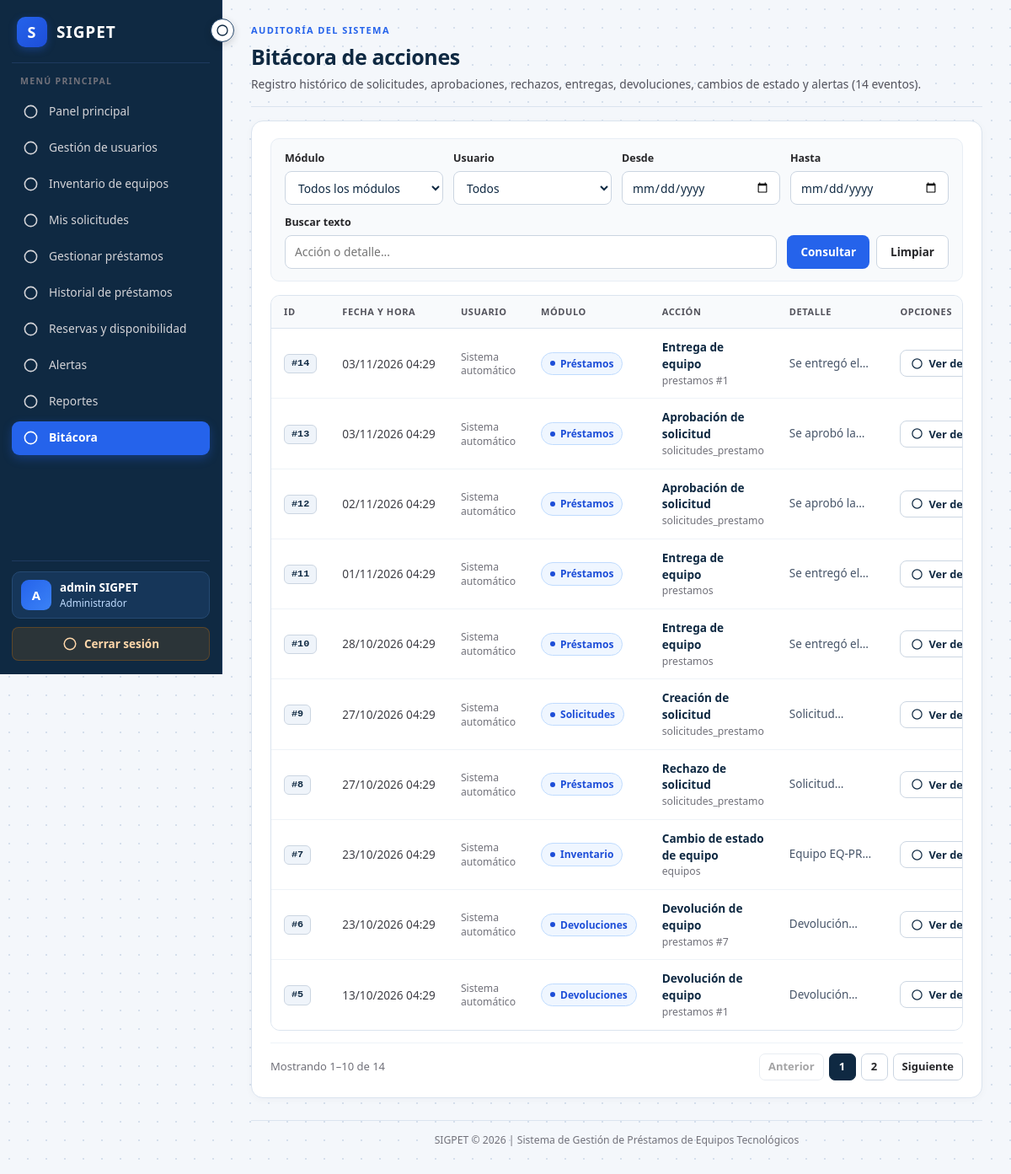
The app's page /bitacora/listar.php (signed in) with its own data.
### tables this page shows
CREATE TABLE `bitacora` (
  `id_bitacora` int(11) NOT NULL,
  `id_usuario` int(11) DEFAULT NULL,
  `modulo` varchar(50) NOT NULL,
  `accion` varchar(80) NOT NULL,
  `entidad` varchar(50) NOT NULL,
  `id_entidad` int(11) DEFAULT NULL,
  `detalle` varchar(1000) NOT NULL,
  `fecha_registro` timestamp NOT NULL DEFAULT current_timestamp()
);

### bitacora/listar.php (the view, shortened to what this page needs)
<?php
require_once __DIR__ . '/../config/conexion.php';
$busqueda = trim($_GET['buscar'] ?? '');
$fechaDesde = trim($_GET['fecha_desde'] ?? '');
$fechaHasta = trim($_GET['fecha_hasta'] ?? '');
$sqlWhere = " WHERE 1 = 1";
$tiposBind = '';
$params = [];
$sqlCount = "SELECT COUNT(*) AS total FROM bitacora b" . $sqlWhere;
$stmtCount = $conexion->prepare($sqlCount);
$stmtCount->execute();
$totalFiltrados = (int)$stmtCount->get_result()->fetch_assoc()['total'];
$porPagina = 10;
$totalPaginas = max(1, (int)ceil($totalFiltrados / $porPagina));
$paginaActual = max(1, min($totalPaginas, (int)($_GET['pagina'] ?? 1)));
$offset = ($paginaActual - 1) * $porPagina;
$sql = "SELECT
        b.id_bitacora,
        b.id_usuario,
        b.modulo,
        b.accion,
        b.entidad,
        b.id_entidad,
        b.detalle,
        b.fecha_registro,
        u.nombres,
        u.apellidos,
        r.nombre_rol
     FROM bitacora b
     LEFT JOIN usuarios u ON u.id_usuario = b.id_usuario
     LEFT JOIN roles r ON r.id_rol = u.id_rol"
    . $sqlWhere
    . " ORDER BY b.id_bitacora DESC LIMIT ? OFFSET ?";
$stmt = $conexion->prepare($sql);
$tiposConPag = $tiposBind . 'ii';
$paramsConPag = array_merge($params, [$porPagina, $offset]);
$stmt->bind_param($tiposConPag, ...$paramsConPag);
$stmt->execute();
$registros = $stmt->get_result()->fetch_all(MYSQLI_ASSOC);
function urlBitacoraPagina(int $pag): string
{
    $q = array_merge($_GET, ['pagina' => $pag]);
    return 'listar.php?' . http_build_query($q);
}
?>
<!DOCTYPE html>
<html lang="es">
<head>
    <link rel="stylesheet" href="../CSS/base.css">
    <link rel="stylesheet" href="../CSS/dashboard.css">
    <link rel="stylesheet" href="../CSS/inventario.css">
    <link rel="stylesheet" href="../CSS/prestamos.css">
</head>
<body class="dashboard-body">
<div class="dashboard-layout">
<?php $rutaBase = '../'; $paginaActiva = 'bitacora'; require __DIR__ . '/../includes/sidebar.php'; ?>
<main class="dashboard-main">
    <header class="dashboard-header">
        <div>
            <span class="header-subtitle">AUDITORÍA DEL SISTEMA</span>
            <h1>Bitácora de acciones</h1>
            <p class="header-desc">Registro histórico de solicitudes, aprobaciones, rechazos, entregas, devoluciones, cambios de estado y alertas (<?= $totalFiltrados ?> evento<?= $totalFiltrados === 1 ? '' : 's' ?>).</p>
        </div>
    </header>
    <section class="inventory-container">
        <form method="GET" action="listar.php" class="loan-filter">
            <div>
                <label for="modulo">Módulo</label>
                <select id="modulo" name="modulo">
                    <option value="">Todos los módulos</option>
                </select>
            </div>
            <div>
                <label for="id_usuario">Usuario</label>
                <select id="id_usuario" name="id_usuario">
                    <option value="">Todos</option>
                </select>
            </div>
            <div>
                <label for="fecha_desde">Desde</label>
                <input id="fecha_desde" name="fecha_desde" type="date" value="<?= htmlspecialchars($fechaDesde) ?>">
            </div>
            <div>
                <label for="fecha_hasta">Hasta</label>
                <input id="fecha_hasta" name="fecha_hasta" type="date" value="<?= htmlspecialchars($fechaHasta) ?>">
            </div>
            <div>
                <label for="buscar">Buscar texto</label>
                <input id="buscar" name="buscar" type="text" placeholder="Acción o detalle..." value="<?= htmlspecialchars($busqueda) ?>">
            </div>
            <div class="action-buttons">
                <button type="submit" class="filter-button">Consultar</button>
                <a href="listar.php" class="action-button">Limpiar</a>
            </div>
        </form>
        <div class="table-responsive">
            <table class="inventory-table">
                <thead>
                    <tr>
                        <th>ID</th>
                        <th>Fecha y hora</th>
                        <th>Usuario</th>
                        <th>Módulo</th>
                        <th>Acción</th>
                        <th>Detalle</th>
                        <th>Opciones</th>
                    </tr>
                </thead>
                <tbody>
                <?php if (!empty($registros)): ?>
                    <?php foreach ($registros as $reg): ?>
                        <?php
                        $actorTexto = !empty($reg['nombres'])
                            ? trim($reg['nombres'] . ' ' . $reg['apellidos'] . (!empty($reg['nombre_rol']) ? ' · ' . $reg['nombre_rol'] : ''))
                            : 'Sistema automático';
                        $entidadTexto = trim((string) ($reg['entidad'] ?? '') . ($reg['id_entidad'] ? ' #' . (int) $reg['id_entidad'] : ''));
                        $payloadBitacora = [
                            'eyebrow'  => 'Registro de bitácora #' . (int) $reg['id_bitacora'],
                            'title'    => (string) $reg['accion'],
                            'subtitle' => $reg['modulo'] . ($entidadTexto !== '' ? ' · ' . $entidadTexto : ''),
                            'badge'    => [
                                'label' => (string) $reg['modulo'],
                                'tone'  => 'info',
                            ],
                            'meta'     => [
                                [
                                    'label' => 'Fecha y hora',
                                    'value' => date('d/m/Y H:i:s', strtotime($reg['fecha_registro'])),
                                ],
                                [
                                    'label' => 'Usuario responsable',
                                    'value' => $actorTexto,
                                ],
                                [
                                    'label' => 'Módulo',
                                    'value' => (string) $reg['modulo'],
                                ],
                                [
                                    'label' => 'Entidad afectada',
                                    'value' => $entidadTexto !== '' ? $entidadTexto : 'General',
                                ],
                            ],
                            'sections' => [
                                [
                                    'label' => 'Detalle completo del evento',
                                    'text'  => (string) $reg['detalle'],
                                ],
                            ],
                        ];
                        $detalleJson = htmlspecialchars(
                            json_encode($payloadBitacora, JSON_UNESCAPED_UNICODE | JSON_HEX_TAG | JSON_HEX_APOS | JSON_HEX_QUOT | JSON_HEX_AMP),
                            ENT_QUOTES,
                            'UTF-8'
                        );
                        ?>
                        <tr class="sigpet-row-clickable" data-detail="<?= $detalleJson ?>">
                            <td><span class="sigpet-equip-tag">#<?= (int)$reg['id_bitacora'] ?></span></td>
                            <td style="white-space:nowrap;"><?= htmlspecialchars(date('d/m/Y H:i', strtotime($reg['fecha_registro']))) ?></td>
                            <td>
                                <?php if (!empty($reg['nombres'])): ?>
                                    <strong><?= htmlspecialchars($reg['nombres'] . ' ' . $reg['apellidos']) ?></strong>
                                    <small class="table-subtext"><?= htmlspecialchars($reg['nombre_rol'] ?? '') ?></small>
                                <?php else: ?>
                                    <span class="table-subtext">Sistema automático</span>
                                <?php endif; ?>
                            </td>
                            <td><span class="loan-status status-prestado"><?= htmlspecialchars($reg['modulo']) ?></span></td>
                            <td>
                                <strong><?= htmlspecialchars($reg['accion']) ?></strong>
                                <small class="table-subtext"><?= htmlspecialchars($reg['entidad']) ?><?= $reg['id_entidad'] ? ' #' . (int)$reg['id_entidad'] : '' ?></small>
                            </td>
                            <td><span class="sigpet-cell-clamp"><?= htmlspecialchars($reg['detalle']) ?></span></td>
                            <td>
                                <button type="button" class="sigpet-detail-btn sigpet-detail-trigger" aria-label="Ver detalle del registro #<?= (int)$reg['id_bitacora'] ?>">
                                    <?= sigpetIcono('eye', 15) ?>
                                    <span>Ver detalle</span>
                                </button>
                            </td>
                        </tr>
                    <?php endforeach; ?>
                <?php else: ?>
                    <tr><td colspan="7" class="empty-table">No hay registros de bitácora con los filtros indicados.</td></tr>
                <?php endif; ?>
                </tbody>
            </table>
        </div>
        <?php if ($totalPaginas > 1): ?>
            <div class="sigpet-pagination">
                <span>Mostrando <?= $offset + 1 ?>–<?= min($offset + $porPagina, $totalFiltrados) ?> de <?= $totalFiltrados ?></span>
                <div class="sigpet-page-links">
                    <a class="sigpet-page-link <?= $paginaActual <= 1 ? 'disabled' : '' ?>" href="<?= htmlspecialchars(urlBitacoraPagina(max(1, $paginaActual - 1))) ?>">Anterior</a>
                    <?php for ($p = 1; $p <= $totalPaginas; $p++): ?>
                        <?php if ($p === 1 || $p === $totalPaginas || abs($p - $paginaActual) <= 2): ?>
                            <a class="sigpet-page-link <?= $p === $paginaActual ? 'active' : '' ?>" href="<?= htmlspecialchars(urlBitacoraPagina($p)) ?>"><?= $p ?></a>
                        <?php endif; ?>
                    <?php endfor; ?>
                    <a class="sigpet-page-link <?= $paginaActual >= $totalPaginas ? 'disabled' : '' ?>" href="<?= htmlspecialchars(urlBitacoraPagina(min($totalPaginas, $paginaActual + 1))) ?>">Siguiente</a>
                </div>
            </div>
        <?php endif; ?>
    </section>
    <footer class="dashboard-footer">SIGPET © 2026 | Sistema de Gestión de Préstamos de Equipos Tecnológicos</footer>
</main>
</div>
</body>
</html>

### includes/iconos.php
<?php
function sigpetIcono(string $nombre, int $size = 20): string
{
    $paths = [
        'dashboard' => '<rect x="3" y="3" width="7" height="9" rx="1.5"/><rect x="14" y="3" width="7" height="5" rx="1.5"/><rect x="14" y="12" width="7" height="9" rx="1.5"/><rect x="3" y="16" width="7" height="5" rx="1.5"/>',
        'usuarios' => '<path d="M16 21v-2a4 4 0 0 0-4-4H6a4 4 0 0 0-4 4v2"/><circle cx="9" cy="7" r="4"/><path d="M22 21v-2a4 4 0 0 0-3-3.87"/><path d="M16 3.13a4 4 0 0 1 0 7.75"/>',
        'inventario' => '<rect x="2" y="3" width="20" height="14" rx="2"/><line x1="8" y1="21" x2="16" y2="21"/><line x1="12" y1="17" x2="12" y2="21"/>',
        'mis_solicitudes' => '<path d="M14 2H6a2 2 0 0 0-2 2v16a2 2 0 0 0 2 2h12a2 2 0 0 0 2-2V8z"/><polyline points="14 2 14 8 20 8"/><line x1="16" y1="13" x2="8" y2="13"/><line x1="16" y1="17" x2="8" y2="17"/>',
        'prestamos' => '<polyline points="9 11 12 14 22 4"/><path d="M21 12v7a2 2 0 0 1-2 2H5a2 2 0 0 1-2-2V5a2 2 0 0 1 2-2h11"/>',
        'historial' => '<path d="M3 12a9 9 0 1 0 9-9 9.75 9.75 0 0 0-6.74 2.74L3 8"/><path d="M3 3v5h5"/><path d="M12 7v5l4 2"/>',
        'reservas' => '<rect x="3" y="4" width="18" height="18" rx="2"/><line x1="16" y1="2" x2="16" y2="6"/><line x1="8" y1="2" x2="8" y2="6"/><line x1="3" y1="10" x2="21" y2="10"/>',
        'alertas' => '<path d="M18 8A6 6 0 0 0 6 8c0 7-3 9-3 9h18s-3-2-3-9"/><path d="M13.73 21a2 2 0 0 1-3.46 0"/>',
        'reportes' => '<line x1="18" y1="20" x2="18" y2="10"/><line x1="12" y1="20" x2="12" y2="4"/><line x1="6" y1="20" x2="6" y2="14"/>',
        'bitacora' => '<path d="M12 20h9"/><path d="M16.5 3.5a2.121 2.121 0 0 1 3 3L7 19l-4 1 1-4L16.5 3.5z"/>',
        'nuevo' => '<circle cx="12" cy="12" r="10"/><line x1="12" y1="8" x2="12" y2="16"/><line x1="8" y1="12" x2="16" y2="12"/>',
        'logout' => '<path d="M9 21H5a2 2 0 0 1-2-2V5a2 2 0 0 1 2-2h4"/><polyline points="16 17 21 12 16 7"/><line x1="21" y1="12" x2="9" y2="12"/>',
        'chevron_left' => '<polyline points="15 18 9 12 15 6"/>',
        'chevron_right' => '<polyline points="9 18 15 12 9 6"/>',
        'eye' => '<path d="M1 12s4-8 11-8 11 8 11 8-4 8-11 8-11-8-11-8z"/><circle cx="12" cy="12" r="3"/>',
    ];
    $contenido = $paths[$nombre] ?? '<circle cx="12" cy="12" r="9"/>';
    return '<svg class="sigpet-svg" width="' . $size . '" height="' . $size . '" viewBox="0 0 24 24" fill="none" stroke="currentColor" stroke-width="2" stroke-linecap="round" stroke-linejoin="round" aria-hidden="true">' . $contenido . '</svg>';
}

### records on screen
bitacora: id_bitacora "14", fecha_registro "03/11/2026 04:29", modulo "Préstamos", accion "Entrega de equipo", entidad "prestamos", id_entidad "1", detalle "Se entregó…"
bitacora: id_bitacora "13", fecha_registro "03/11/2026 04:29", modulo "Préstamos", accion "Aprobación de solicitud", entidad "solicitudes_prestamo", detalle "Se aprobó…"
bitacora: id_bitacora "12", fecha_registro "02/11/2026 04:29", modulo "Préstamos", accion "Aprobación de solicitud", entidad "solicitudes_prestamo", detalle "Se aprobó…"
bitacora: id_bitacora "11", fecha_registro "01/11/2026 04:29", modulo "Préstamos", accion "Entrega de equipo", entidad "prestamos", detalle "Se entregó…"
bitacora: id_bitacora "10", fecha_registro "28/10/2026 04:29", modulo "Préstamos", accion "Entrega de equipo", entidad "prestamos", detalle "Se entregó…"
bitacora: id_bitacora "9", fecha_registro "27/10/2026 04:29", modulo "Solicitudes", accion "Creación de solicitud", entidad "solicitudes_prestamo"
bitacora: id_bitacora "8", fecha_registro "27/10/2026 04:29", modulo "Préstamos", accion "Rechazo de solicitud", entidad "solicitudes_prestamo"
bitacora: id_bitacora "7", fecha_registro "23/10/2026 04:29", modulo "Inventario", accion "Cambio de estado de equipo", entidad "equipos"
bitacora: id_bitacora "6", fecha_registro "23/10/2026 04:29", modulo "Devoluciones", accion "Devolución de equipo", entidad "prestamos", id_entidad "7"
bitacora: id_bitacora "5", fecha_registro "13/10/2026 04:29", modulo "Devoluciones", accion "Devolución de equipo", entidad "prestamos", id_entidad "1"

### other values on screen
$inicial "A"
$nombre . ' ' . $apellido "admin SIGPET"
$rol "Administrador"
$totalFiltrados "14"
$offset + 1 "1"
min($offset + $porPagina, $totalFiltrados) "10"
